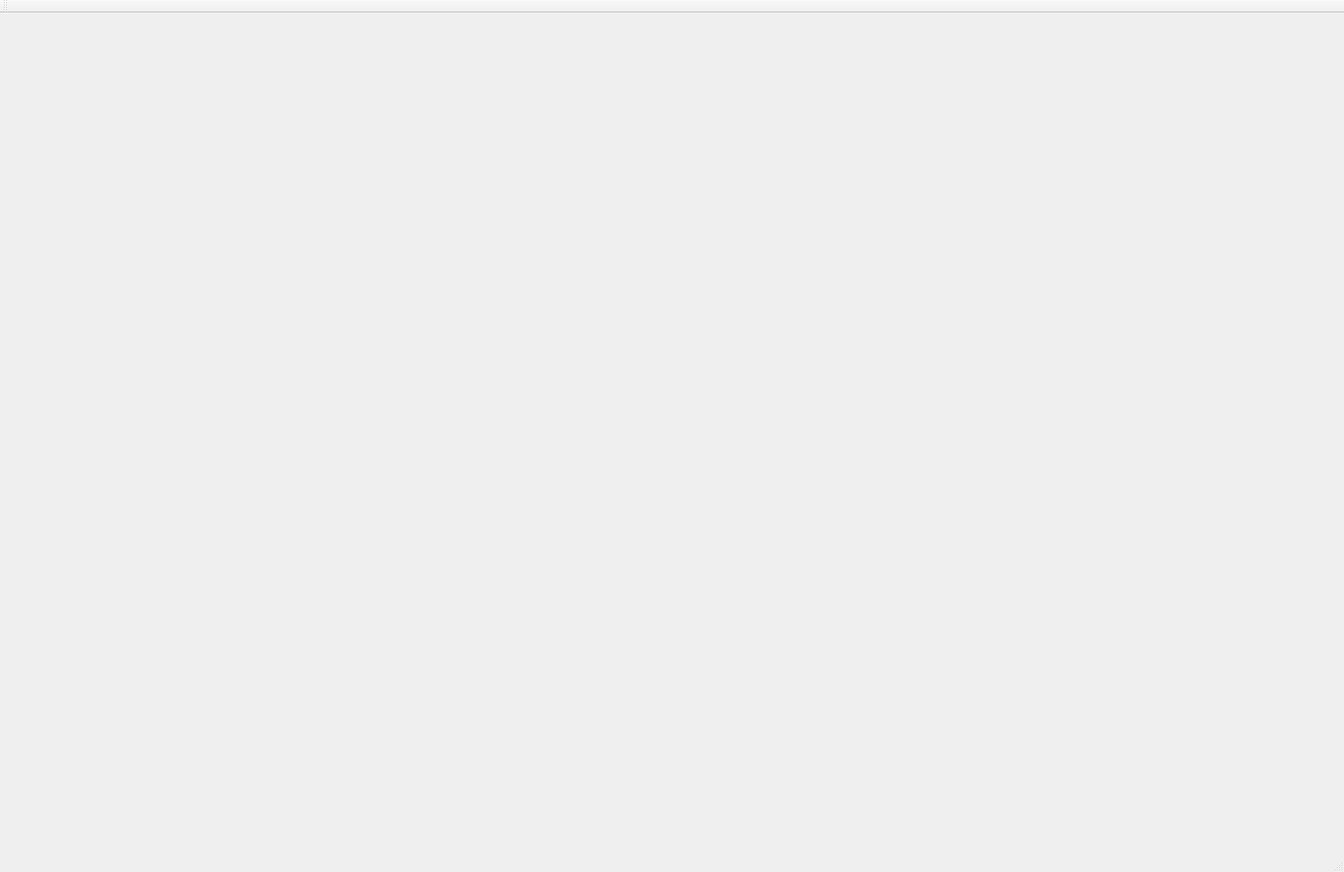
<?xml version="1.0" encoding="UTF-8"?>
<ui version="4.0">
 <class>MainWindow</class>
 <widget class="QMainWindow" name="MainWindow">
  <property name="geometry">
   <rect>
    <x>0</x>
    <y>0</y>
    <width>1735</width>
    <height>1126</height>
   </rect>
  </property>
  <property name="windowTitle">
   <string>MainWindow</string>
  </property>
  <widget class="QWidget" name="centralWidget">
   <zorder>groupBox_2</zorder>
  </widget>
  <widget class="QMenuBar" name="menuBar">
   <property name="geometry">
    <rect>
     <x>0</x>
     <y>0</y>
     <width>1735</width>
     <height>45</height>
    </rect>
   </property>
  </widget>
  <widget class="QToolBar" name="mainToolBar">
   <attribute name="toolBarArea">
    <enum>TopToolBarArea</enum>
   </attribute>
   <attribute name="toolBarBreak">
    <bool>false</bool>
   </attribute>
  </widget>
  <widget class="QStatusBar" name="statusBar"/>
 </widget>
 <layoutdefault spacing="6" margin="11"/>
 <resources/>
 <connections/>
</ui>
